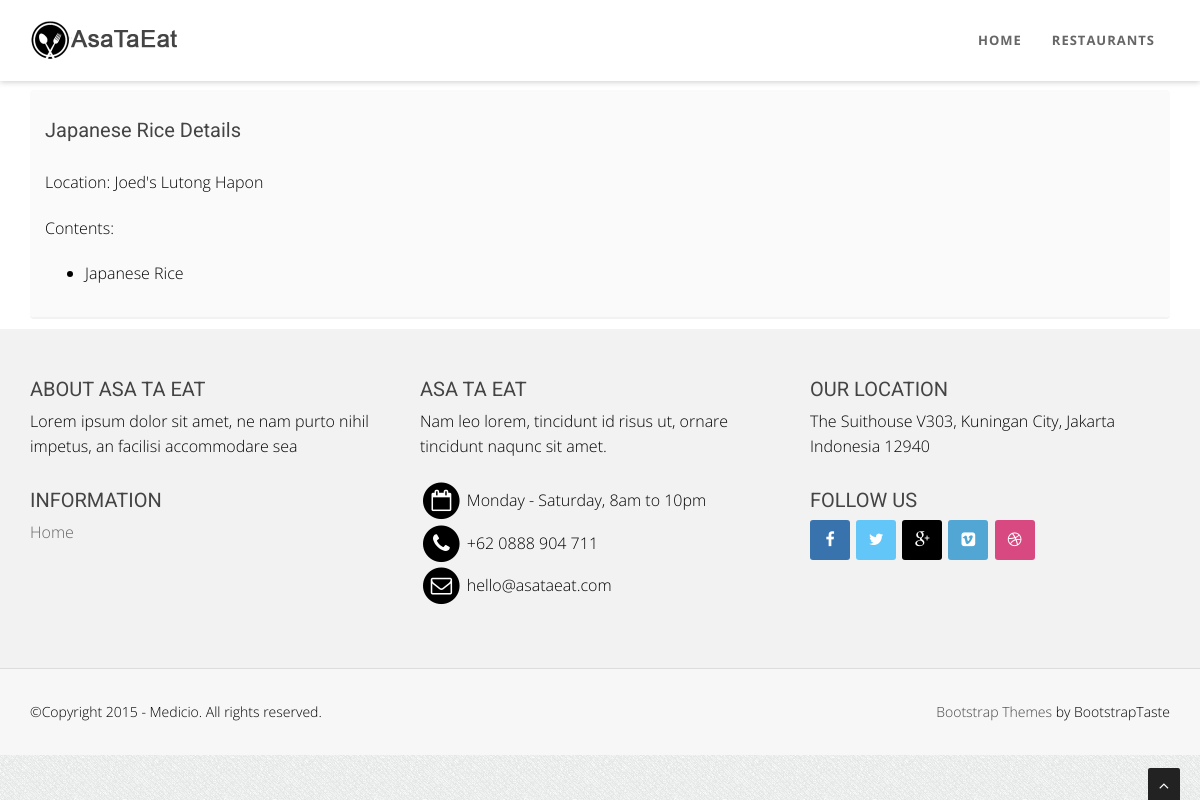
The app's page /items/2/ (signed in) with its own data.
### menus/models.py (models this page shows, shortened)
class Item(models.Model):
    user        = models.ForeignKey(settings.AUTH_USER_MODEL)
    restaurant  = models.ForeignKey(RestaurantLocation)
    name        = models.CharField(max_length=120)
    contents    = models.TextField(help_text = 'Separate each item by comma')
    excludes    = models.TextField(blank=True, null=True, help_text = 'Separate each item by comma')
    public      = models.BooleanField(default=True)
    timestamp   = models.DateTimeField(auto_now_add=True)
    updated     = models.DateTimeField(auto_now=True)
    class Meta:
        ordering = ['-updated', '-timestamp']
    def get_contents(self):
        return self.contents.split(",")

### restaurants/models.py (models this page shows, shortened)
class RestaurantLocation(models.Model):
    owner       = models.ForeignKey(User)
    name        = models.CharField(max_length=120)
    location    = models.CharField(max_length=120, null=True, blank=True)
    category    = models.CharField(max_length=120, null=True, blank=False)
    timestamp   = models.DateTimeField(auto_now_add=True)
    updated     = models.DateTimeField(auto_now=True)
    slug        = models.SlugField(null=True, blank=True)
    def __str__(self):
        return self.name

### menus/views.py (the view)
# urls.py: url(r'^(?P<pk>\d+)/$', ItemDetailView.as_view(), name='detail'),
class ItemDetailView(DetailView, LoginRequiredMixin):
    login_url = '/login/'
    def get_queryset(self):
        return Item.objects.filter(user=self.request.user)

### menus/templates/menus/item_detail.html (shortened to what this page needs)
{% extends "base.html" %}
{% block content %}
<section id="callaction" class="home-section paddingtop-90 paddingbot-10">
        <div class="container">
             <div class="row">
                 <div class="col-md-12">
                     <div class="callaction bg-gray">
                         <div class="row">
                            <h6>{{ object.name }} Details</h6>
                            <p>Location: {{ object.restaurant }}</p>
                            {% if object.contents %}
                                <p>Contents: </p>
                                <ul>
                                    {% for content in object.get_contents %}
                                        <li>
                                            {{ content }}
                                        </li>
                                    {% endfor %}
                                </ul>
                            {% endif %}
                        </div>
                     </div>
                 </div>
             </div>
         </div>
 </section>
 {% endblock content %}

### static/css/style.css (style rules this page uses)
body { width: 100%; height: 100%; font-family: 'Open Sans', sans-serif; font-weight: 300; color: black; background-color: #ddd; font-size: 16px; line-height: 1.6em; }
html { width: 100%; height: 100%; }
h6 { font-size: 20px; }
h1, h2, h3, h4, h5, h6 { margin: 0 0 30px; font-family: 'Roboto', sans-serif; font-weight: 400; color: #444; line-height: 1em; }
p { margin: 0 0 20px; }
.paddingtop-90 { padding-top:90px !important; }
.paddingbot-10 { padding-bottom:10px !important; }
.home-section { padding-top: 150px; display:block; position:relative; z-index:120; background-color: #fff; }
.bg-gray { background: #fafafa; }
.callaction { padding:30px 30px 20px 30px; border-radius: 4px; border-bottom: 2px solid #f2f2f2; }

### static/bodybg/bg1.css (style rules this page uses)
body { background: url(../img/bodybg/bg1.png) repeat left top; }

### records on screen
Item: name "Japanese Rice", restaurant "Joed's Lutong Hapon", get_contents "Japanese Rice"
